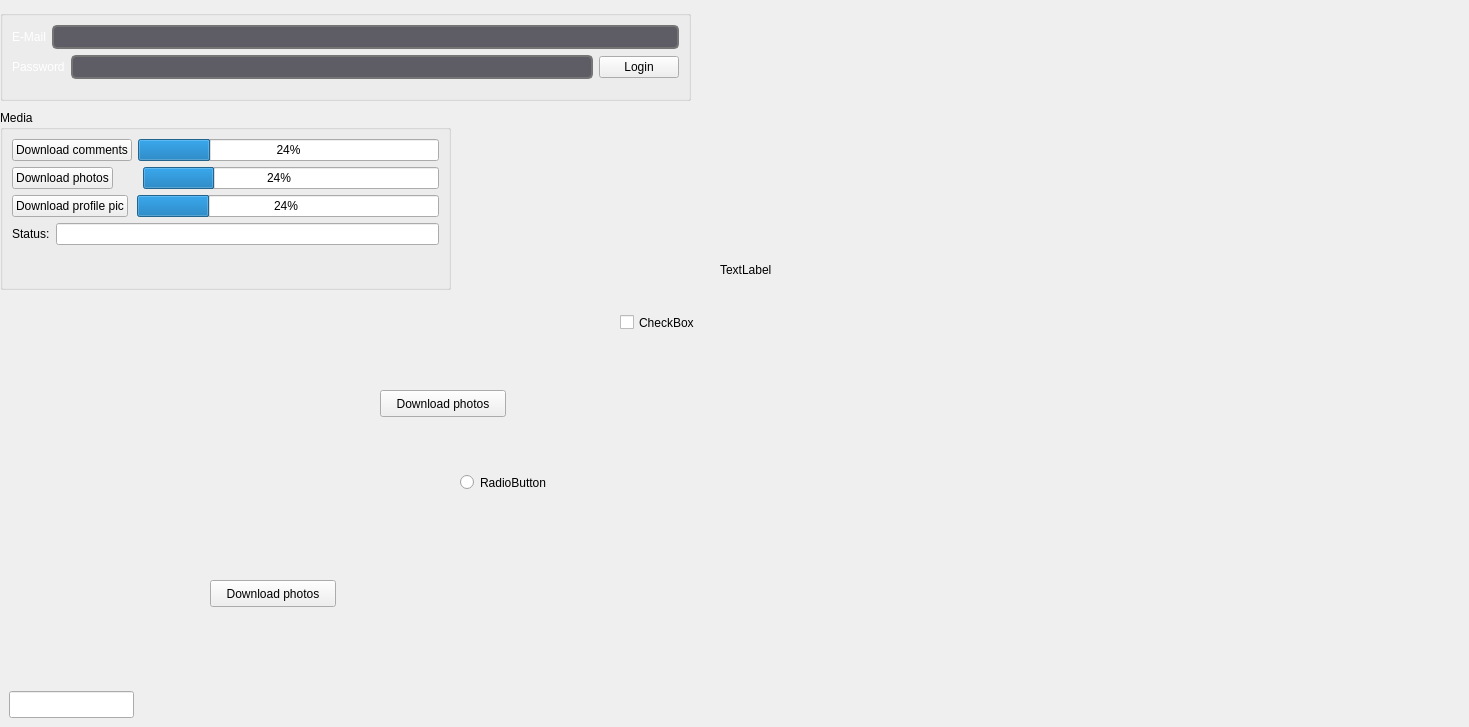
<?xml version="1.0" encoding="UTF-8"?>
<ui version="4.0">
 <class>Form</class>
 <widget class="QWidget" name="Form">
  <property name="geometry">
   <rect>
    <x>0</x>
    <y>0</y>
    <width>1469</width>
    <height>727</height>
   </rect>
  </property>
  <property name="windowTitle">
   <string>Form</string>
  </property>
  <property name="styleSheet">
   <string notr="true"/>
  </property>
  <widget class="QLineEdit" name="lineEdit">
   <property name="geometry">
    <rect>
     <x>9</x>
     <y>691</y>
     <width>125</width>
     <height>27</height>
    </rect>
   </property>
  </widget>
  <widget class="QGroupBox" name="groupBox">
   <property name="geometry">
    <rect>
     <x>0</x>
     <y>10</y>
     <width>691</width>
     <height>91</height>
    </rect>
   </property>
   <property name="title">
    <string/>
   </property>
   <layout class="QFormLayout" name="formLayout">
    <item row="0" column="0" colspan="2">
     <layout class="QHBoxLayout" name="horizontalLayout">
      <item>
       <widget class="QLabel" name="label">
        <property name="styleSheet">
         <string notr="true">color: white;</string>
        </property>
        <property name="text">
         <string>E-Mail</string>
        </property>
       </widget>
      </item>
      <item>
       <widget class="QLineEdit" name="lineEdit_2">
        <property name="styleSheet">
         <string notr="true">QLineEdit {
    border: 2px solid #757575;
    border-radius: 5px;
    padding: 0 8px;
    background: rgb(94, 92, 100);  /* setzt den Hintergrund auf Schwarz */
    color: #FFFFFF;  /* setzt die Textfarbe auf Weiß */
    font-size: 16px;
    height: 20px;
}

QLineEdit:focus {
    border-color: #4a90d9;
}

QLineEdit:disabled {
    background: #444444;  /* setzt den Hintergrund auf ein dunkles Grau, wenn das QLineEdit deaktiviert ist */
    color: #aaaaaa;  /* setzt die Textfarbe auf ein helles Grau, wenn das QLineEdit deaktiviert ist */
    border-color: #aaaaaa;
}</string>
        </property>
       </widget>
      </item>
     </layout>
    </item>
    <item row="1" column="0" colspan="2">
     <layout class="QHBoxLayout" name="horizontalLayout_3">
      <item>
       <layout class="QHBoxLayout" name="horizontalLayout_2">
        <item>
         <widget class="QLabel" name="label_2">
          <property name="styleSheet">
           <string notr="true">color: white</string>
          </property>
          <property name="text">
           <string>Password</string>
          </property>
         </widget>
        </item>
        <item>
         <widget class="QLineEdit" name="lineEdit_3">
          <property name="styleSheet">
           <string notr="true">QLineEdit {
    border: 2px solid #757575;
    border-radius: 5px;
    padding: 0 8px;
    background: rgb(94, 92, 100);  /* setzt den Hintergrund auf Schwarz */
    color: #FFFFFF;  /* setzt die Textfarbe auf Weiß */
    font-size: 16px;
    height: 20px;
}

QLineEdit:focus {
    border-color: #4a90d9;
}

QLineEdit:disabled {
    background: #444444;  /* setzt den Hintergrund auf ein dunkles Grau, wenn das QLineEdit deaktiviert ist */
    color: #aaaaaa;  /* setzt die Textfarbe auf ein helles Grau, wenn das QLineEdit deaktiviert ist */
    border-color: #aaaaaa;
}</string>
          </property>
         </widget>
        </item>
       </layout>
      </item>
      <item>
       <widget class="QPushButton" name="pushButton">
        <property name="styleSheet">
         <string notr="true">QPushButton {
    background-color: #5468ff;
    border: none;
    border-radius: 6px;
    color: #fff;QPushButton {
    background-color: #5468ff;
	margin-bottom: 8px;
    border: none;
    border-radius: 6px;
    color: #fff;
    font-family: &quot;JetBrains Mono&quot;, monospace;
    font-size: 15px;
    padding: 0px 16px 0px 16px;
    height: 24px;
}

QPushButton:hover {
    background-color: #3c4fe0;
}

QPushButton:pressed {
    background-color: #3c4fe0;
}

    font-family: &quot;JetBrains Mono&quot;, monospace;
    font-size: 15px;
    padding: 0px 18px 0px 17px;
    height: 24px;
}

QPushButton:hover {
    background-color: #3c4fe0;
}

QPushButton:pressed {
    background-color: #3c4fe0;
}
</string>
        </property>
        <property name="text">
         <string>Login</string>
        </property>
       </widget>
      </item>
     </layout>
    </item>
   </layout>
  </widget>
  <widget class="QGroupBox" name="groupBox_2">
   <property name="geometry">
    <rect>
     <x>0</x>
     <y>110</y>
     <width>451</width>
     <height>180</height>
    </rect>
   </property>
   <property name="title">
    <string>Media</string>
   </property>
   <layout class="QFormLayout" name="formLayout_2">
    <item row="3" column="0" colspan="2">
     <layout class="QHBoxLayout" name="horizontalLayout_7">
      <item>
       <widget class="QLabel" name="label_3">
        <property name="text">
         <string>Status:</string>
        </property>
       </widget>
      </item>
      <item>
       <widget class="QLineEdit" name="lineEdit_4"/>
      </item>
     </layout>
    </item>
    <item row="0" column="0" colspan="2">
     <layout class="QHBoxLayout" name="horizontalLayout_5">
      <item>
       <widget class="QPushButton" name="pushButton_3">
        <property name="styleSheet">
         <string notr="true">QPushButton {
    background-color: #5468ff;
    border: none;
    border-radius: 6px;
    color: #fff;QPushButton {
    background-color: #5468ff;
	margin-bottom: 8px;
    border: none;
    border-radius: 6px;
    color: #fff;
    font-family: &quot;JetBrains Mono&quot;, monospace;
    font-size: 15px;
    padding: 0px 16px 0px 16px;
    height: 24px;
}

QPushButton:hover {
    background-color: #3c4fe0;
}

QPushButton:pressed {
    background-color: #3c4fe0;
}

    font-family: &quot;JetBrains Mono&quot;, monospace;
    font-size: 15px;
    padding: 0px 18px 0px 17px;
    height: 24px;
}

QPushButton:hover {
    background-color: #3c4fe0;
}

QPushButton:pressed {
    background-color: #3c4fe0;
}</string>
        </property>
        <property name="text">
         <string>Download comments</string>
        </property>
       </widget>
      </item>
      <item>
       <widget class="QProgressBar" name="progressBar_2">
        <property name="value">
         <number>24</number>
        </property>
       </widget>
      </item>
     </layout>
    </item>
    <item row="2" column="0" colspan="2">
     <layout class="QHBoxLayout" name="horizontalLayout_6">
      <item>
       <widget class="QPushButton" name="pushButton_5">
        <property name="styleSheet">
         <string notr="true">QPushButton {
    background-color: #5468ff;
    border: none;
    border-radius: 6px;
    color: #fff;QPushButton {
    background-color: #5468ff;
	margin-bottom: 8px;
    border: none;
    border-radius: 6px;
    color: #fff;
    font-family: &quot;JetBrains Mono&quot;, monospace;
    font-size: 15px;
    padding: 0px 16px 0px 16px;
    height: 24px;
}

QPushButton:hover {
    background-color: #3c4fe0;
}

QPushButton:pressed {
    background-color: #3c4fe0;
}

    font-family: &quot;JetBrains Mono&quot;, monospace;
    font-size: 15px;
    padding: 0px 18px 0px 17px;
    height: 24px;
}

QPushButton:hover {
    background-color: #3c4fe0;
}

QPushButton:pressed {
    background-color: #3c4fe0;
}</string>
        </property>
        <property name="text">
         <string>Download profile pic</string>
        </property>
       </widget>
      </item>
      <item>
       <widget class="QProgressBar" name="progressBar">
        <property name="styleSheet">
         <string notr="true">margin-left: 3px;
text-align: center;</string>
        </property>
        <property name="value">
         <number>24</number>
        </property>
       </widget>
      </item>
     </layout>
    </item>
    <item row="1" column="0" colspan="2">
     <layout class="QHBoxLayout" name="horizontalLayout_4">
      <item>
       <widget class="QPushButton" name="pushButton_6">
        <property name="styleSheet">
         <string notr="true">QPushButton {
    background-color: #5468ff;
    border: none;
    border-radius: 6px;
    color: #fff;QPushButton {
    background-color: #5468ff;
	margin-bottom: 8px;
	margin-right: 10px;
    border: none;
    border-radius: 6px;
    color: #fff;
    font-family: &quot;JetBrains Mono&quot;, monospace;
    font-size: 15px;
    padding: 0px 16px 0px 16px;
    height: 24px;
}

QPushButton:hover {
    background-color: #3c4fe0;
}

QPushButton:pressed {
    background-color: #3c4fe0;
}

    font-family: &quot;JetBrains Mono&quot;, monospace;
    font-size: 15px;
    padding: 0px 18px 0px 17px;
    height: 24px;
}

QPushButton:hover {
    background-color: #3c4fe0;
}

QPushButton:pressed {
    background-color: #3c4fe0;
}</string>
        </property>
        <property name="text">
         <string>Download photos</string>
        </property>
       </widget>
      </item>
      <item>
       <widget class="QProgressBar" name="progressBar_3">
        <property name="styleSheet">
         <string notr="true">margin-left: 24px;
text-align: center;</string>
        </property>
        <property name="value">
         <number>24</number>
        </property>
       </widget>
      </item>
     </layout>
    </item>
   </layout>
  </widget>
  <widget class="QCheckBox" name="checkBox">
   <property name="geometry">
    <rect>
     <x>620</x>
     <y>310</y>
     <width>92</width>
     <height>25</height>
    </rect>
   </property>
   <property name="text">
    <string>CheckBox</string>
   </property>
  </widget>
  <widget class="QRadioButton" name="radioButton">
   <property name="geometry">
    <rect>
     <x>460</x>
     <y>470</y>
     <width>109</width>
     <height>25</height>
    </rect>
   </property>
   <property name="text">
    <string>RadioButton</string>
   </property>
  </widget>
  <widget class="QLabel" name="label_4">
   <property name="geometry">
    <rect>
     <x>720</x>
     <y>260</y>
     <width>66</width>
     <height>19</height>
    </rect>
   </property>
   <property name="text">
    <string>TextLabel</string>
   </property>
  </widget>
  <widget class="QPushButton" name="pushButton_2">
   <property name="geometry">
    <rect>
     <x>380</x>
     <y>390</y>
     <width>126</width>
     <height>27</height>
    </rect>
   </property>
   <property name="text">
    <string>Download photos</string>
   </property>
  </widget>
  <widget class="QPushButton" name="pushButton_4">
   <property name="geometry">
    <rect>
     <x>210</x>
     <y>580</y>
     <width>126</width>
     <height>27</height>
    </rect>
   </property>
   <property name="text">
    <string>Download photos</string>
   </property>
  </widget>
 </widget>
 <resources/>
 <connections/>
</ui>
